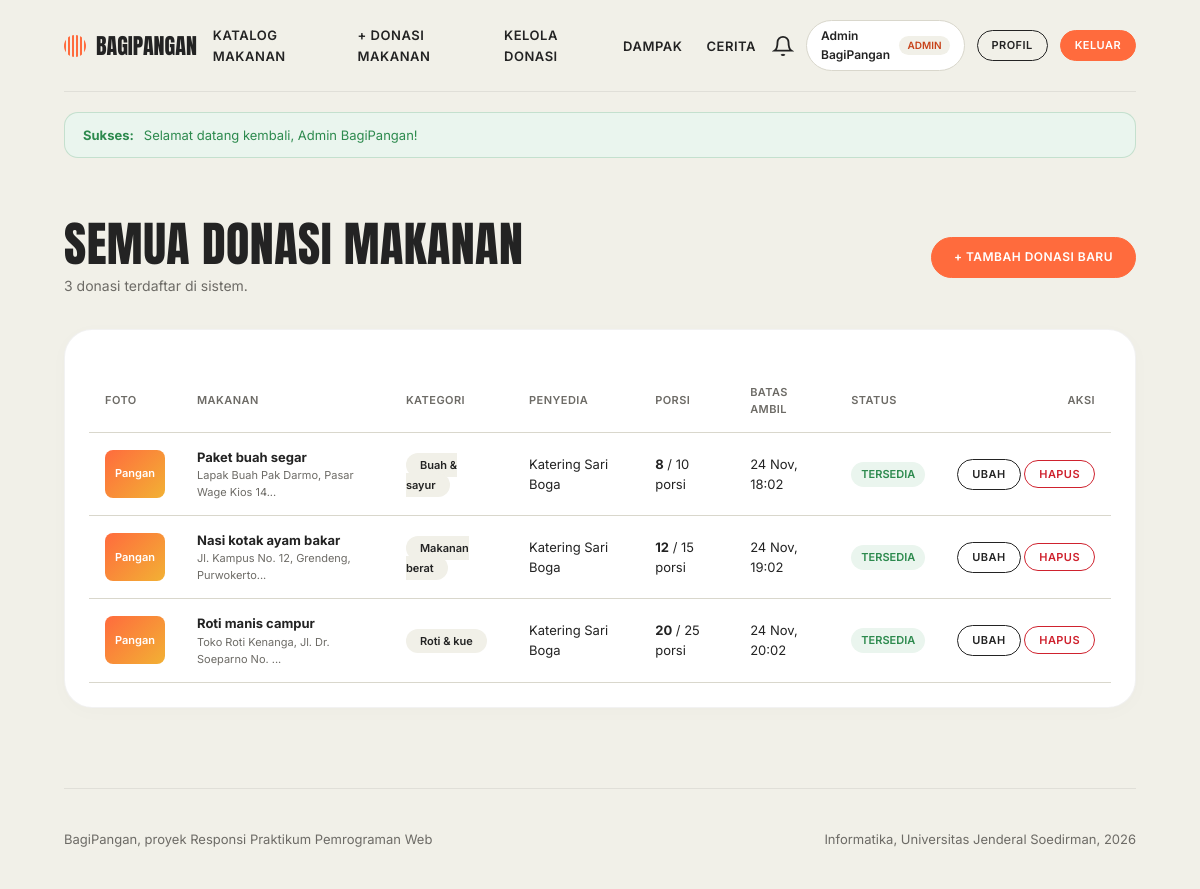
Page /donasi/riwayat.php (signed in) on the committed database.
### tables this page shows
CREATE TABLE IF NOT EXISTS donasi (
    id INT AUTO_INCREMENT PRIMARY KEY,
    user_id INT NOT NULL,
    kategori_id INT NOT NULL,
    nama_makanan VARCHAR(150) NOT NULL,
    deskripsi TEXT NULL,
    porsi_awal INT NOT NULL,
    porsi_tersisa INT NOT NULL,
    batas_waktu DATETIME NOT NULL,
    alamat_ambil TEXT NOT NULL,
    foto VARCHAR(255) NULL,
    status ENUM('tersedia', 'habis', 'kedaluwarsa', 'dibatalkan') DEFAULT 'tersedia',
    created_at TIMESTAMP DEFAULT CURRENT_TIMESTAMP,
    updated_at TIMESTAMP DEFAULT CURRENT_TIMESTAMP ON UPDATE CURRENT_TIMESTAMP,
    FOREIGN KEY (user_id) REFERENCES users(id) ON DELETE CASCADE,
    FOREIGN KEY (kategori_id) REFERENCES kategori(id) ON DELETE RESTRICT
);

CREATE TABLE IF NOT EXISTS kategori (
    id INT AUTO_INCREMENT PRIMARY KEY,
    nama_kategori VARCHAR(50) NOT NULL UNIQUE,
    slug VARCHAR(50) NOT NULL UNIQUE,
    deskripsi VARCHAR(255) NULL,
    created_at TIMESTAMP DEFAULT CURRENT_TIMESTAMP
);

CREATE TABLE IF NOT EXISTS users (
    id INT AUTO_INCREMENT PRIMARY KEY,
    nama VARCHAR(100) NOT NULL,
    email VARCHAR(100) NOT NULL UNIQUE,
    password VARCHAR(255) NOT NULL,
    no_hp VARCHAR(20) NOT NULL,
    alamat TEXT NOT NULL,
    role ENUM('penyedia', 'penerima', 'admin') NOT NULL DEFAULT 'penerima',
    foto VARCHAR(255) DEFAULT 'default-avatar.png',
    created_at TIMESTAMP DEFAULT CURRENT_TIMESTAMP,
    updated_at TIMESTAMP DEFAULT CURRENT_TIMESTAMP ON UPDATE CURRENT_TIMESTAMP
);

### donasi/riwayat.php (the view, shortened to what this page needs)
<?php
require_once __DIR__ . '/../config/database.php';
$user_role = $_SESSION['user_role'];
if ($user_role === 'admin') {
    $sql = "SELECT d.*, k.nama_kategori, u.nama as nama_penyedia
            FROM donasi d
            JOIN kategori k ON d.kategori_id = k.id
            JOIN users u ON d.user_id = u.id
            ORDER BY d.created_at DESC";
    $stmt = $pdo->query($sql);
}
$donasi_list = $stmt->fetchAll();
require_once __DIR__ . '/../includes/header.php';
?>
<div class="wrap">
    <div class="page-header">
        <div>
            <h1><?= $user_role === 'admin' ? 'Semua Donasi Makanan' : 'Donasi Makanan Saya' ?></h1>
            <p style="color: var(--muted); font-size: 14px; margin-top: 4px;">
                <?= count($donasi_list) ?> donasi terdaftar di sistem.
            </p>
        </div>
        <a href="tambah.php" class="btn fill">+ Tambah Donasi Baru</a>
    </div>
    <?php if (empty($donasi_list)): ?>
        <div class="card-box" style="text-align: center; padding: 60px 20px;">
            <h3 style="font-size: 28px; margin-bottom: 8px;">Belum Ada Donasi Makanan</h3>
            <p style="color: var(--muted); margin-bottom: 24px;">Kamu belum mengunggah donasi makanan berlebih.</p>
            <a href="tambah.php" class="btn fill">+ Buat Donasi Pertama</a>
        </div>
    <?php else: ?>
        <div class="card-box" style="padding: 24px;">
            <div class="table-responsive">
                <table class="data-table">
                    <thead>
                        <tr>
                            <th>Foto</th>
                            <th>Makanan</th>
                            <th>Kategori</th>
                            <?php if ($user_role === 'admin'): ?>
                                <th>Penyedia</th>
                            <?php endif; ?>
                            <th>Porsi</th>
                            <th>Batas Ambil</th>
                            <th>Status</th>
                            <th style="text-align: right;">Aksi</th>
                        </tr>
                    </thead>
                    <tbody>
                        <?php foreach ($donasi_list as $row):
                            $is_expired = strtotime($row['batas_waktu']) < time() && $row['status'] === 'tersedia';
                            $display_status = $is_expired ? 'kedaluwarsa' : $row['status'];
                            $foto_url = !empty($row['foto']) && file_exists(__DIR__ . '/../uploads/makanan/' . $row['foto'])
                                ? $root_path . 'uploads/makanan/' . htmlspecialchars($row['foto'])
                                : null;
                        ?>
                            <tr>
                                <td style="width: 70px;">
                                    <?php if ($foto_url): ?>
                                        <img src="<?= $foto_url ?>" alt="<?= htmlspecialchars($row['nama_makanan']) ?>" style="width: 60px; height: 48px; object-fit: cover; border-radius: 8px;">
                                    <?php else: ?>
                                        <div style="width: 60px; height: 48px; background: linear-gradient(135deg, #FF6B3D, #f2b134); border-radius: 8px; display: flex; align-items: center; justify-content: center; color: #fff; font-size: 11px; font-weight: 600;">Pangan</div>
                                    <?php endif; ?>
                                </td>
                                <td>
                                    <strong><?= htmlspecialchars($row['nama_makanan']) ?></strong>
                                    <div style="color: var(--muted); font-size: 11px;"><?= htmlspecialchars(substr($row['alamat_ambil'], 0, 40)) ?>...</div>
                                </td>
                                <td><span class="tag"><?= htmlspecialchars($row['nama_kategori']) ?></span></td>
                                <?php if ($user_role === 'admin'): ?>
                                    <td><?= htmlspecialchars($row['nama_penyedia']) ?></td>
                                <?php endif; ?>
                                <td>
                                    <strong><?= $row['porsi_tersisa'] ?></strong> / <?= $row['porsi_awal'] ?> porsi
                                </td>
                                <td>
                                    <?= date('d M, H:i', strtotime($row['batas_waktu'])) ?>
                                </td>
                                <td>
                                    <span class="status-badge status-<?= $display_status ?>">
                                        <?= htmlspecialchars($display_status) ?>
                                    </span>
                                </td>
                                <td style="text-align: right; white-space: nowrap;">
                                    <a href="edit.php?id=<?= $row['id'] ?>" class="btn sm">Ubah</a>
                                    <button onclick="confirmAction('Apakah kamu yakin ingin menghapus donasi ini?', 'hapus.php?id=<?= $row['id'] ?>')" class="btn sm danger">Hapus</button>
                                </td>
                            </tr>
                        <?php endforeach; ?>
                    </tbody>
                </table>
            </div>
        </div>
    <?php endif; ?>
</div>
<?php require_once __DIR__ . '/../includes/footer.php'; ?>

### assets/css/style.css (style rules this page uses)
:root { --cream: #F1F0E8; --ink: #232323; --orange: #FF6B3D; --rust: #C8431A; --white: #ffffff; --muted: #6d6b66; --line: #d9d7cc; --green: #2d8a4e; --green-bg: #eaf5ee; --red: #cf222e; --red-bg: #ffebe9; --radius-pill: 999px; --radius-card: 28px; }
* { box-sizing: border-box; margin: 0; padding: 0; }
html { scroll-behavior: smooth; }
body { background: var(--cream); color: var(--ink); font-family: 'Inter', system-ui, -apple-system, sans-serif; line-height: 1.55; min-height: 100vh; display: flex; flex-direction: column; }
h1, h2, h3, h4, .display { font-family: 'Anton', Impact, "Arial Narrow", sans-serif; font-weight: 400; text-transform: uppercase; line-height: 1.1; letter-spacing: .01em; }
a { color: inherit; text-decoration: none; }
.wrap { max-width: 1120px; margin: 0 auto; padding: 0 24px; width: 100%; }
.btn { display: inline-block; border: 1.5px solid var(--ink); border-radius: var(--radius-pill); padding: 10px 22px; font-size: 12px; font-weight: 600; text-transform: uppercase; letter-spacing: .04em; background: transparent; color: var(--ink); cursor: pointer; font-family: inherit; transition: all .2s ease; text-align: center; }
.btn.fill { background: var(--orange); border-color: var(--orange); color: var(--white); }
.btn.danger { border-color: var(--red); color: var(--red); }
.btn.sm { padding: 6px 14px; font-size: 11px; }
.card-box { background: var(--white); border-radius: var(--radius-card); padding: 36px; border: 1px solid rgba(35, 35, 35, 0.06); box-shadow: 0 4px 20px rgba(0, 0, 0, 0.02); }
.tag { background: var(--cream); border-radius: var(--radius-pill); padding: 5px 14px; font-size: 11px; font-weight: 600; color: var(--ink); z-index: 1; }
.status-badge { display: inline-block; padding: 4px 10px; border-radius: var(--radius-pill); font-size: 11px; font-weight: 600; text-transform: uppercase; }
.status-tersedia { background: var(--green-bg); color: var(--green); }
.table-responsive { overflow-x: auto; }
.data-table { width: 100%; border-collapse: collapse; margin-top: 16px; }
.data-table th, .data-table td { padding: 14px 16px; text-align: left; border-bottom: 1px solid var(--line); font-size: 13px; }
.data-table th { font-weight: 600; text-transform: uppercase; font-size: 11px; letter-spacing: .04em; color: var(--muted); }
.page-header { display: flex; justify-content: space-between; align-items: center; margin-bottom: 32px; flex-wrap: wrap; gap: 16px; }
.page-header h1 { font-size: clamp(32px, 5vw, 48px); }

### rows in the picture
donasi: nama_makanan "Paket buah segar", alamat_ambil "Lapak Buah Pak Darmo, Pasar Wage Kios 14", kategori.nama_kategori "Buah & sayur", user.nama "Katering Sari Boga", porsi_tersisa "8", porsi_awal "10", batas_waktu "24 Nov, 18:02"
donasi: nama_makanan "Nasi kotak ayam bakar", alamat_ambil "Jl. Kampus No. 12, Grendeng, Purwokerto", kategori.nama_kategori "Makanan berat", user.nama "Katering Sari Boga", porsi_tersisa "12", porsi_awal "15", batas_waktu "24 Nov, 19:02"
donasi: nama_makanan "Roti manis campur", alamat_ambil "Toko Roti Kenanga, Jl. Dr. Soeparno No.", kategori.nama_kategori "Roti & kue", user.nama "Katering Sari Boga", porsi_tersisa "20", porsi_awal "25", batas_waktu "24 Nov, 20:02"

### other values in the picture
$user['nama'] "Admin BagiPangan"
$user['role'] "ADMIN"
$flash_success "Selamat datang kembali, Admin BagiPangan!"
count($donasi_list) "3"
